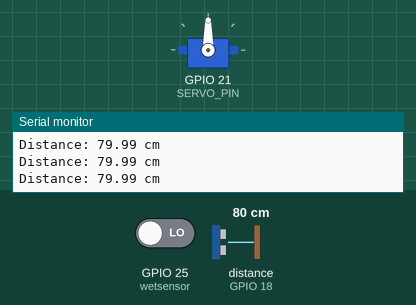
Simulated run of this sketch. Board: ESP32. Parts: servo, the last lines printed to the serial monitor. Wiring (inferred from the names in the program): ultrasonic range finder: trigger GPIO 19; echo GPIO 18. Inputs (shaded band) come from the test bench; at power-on: distance to the obstacle (sensor on GPIO 18) 80 cm, GPIO 25 (wetsensor) LOW. The echo pulse lasts 58.3 µs per cm.

Above: at 1.2 s.
1.3 s: distance to the obstacle (sensor on GPIO 18) set to 23 cm
4.3 s: distance to the obstacle (sensor on GPIO 18) set to 19 cm
At 7.1 s:
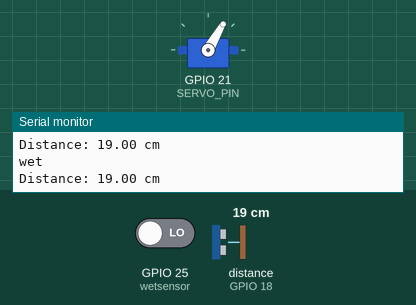
7.3 s: distance to the obstacle (sensor on GPIO 18) set to 35 cm
At 9.9 s:
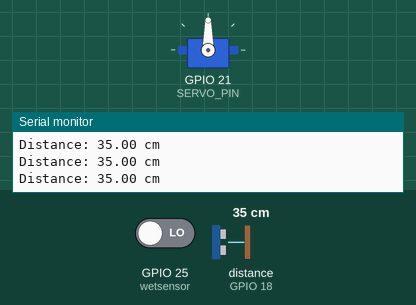
10.3 s: distance to the obstacle (sensor on GPIO 18) set to 2 cm
At 13.1 s:
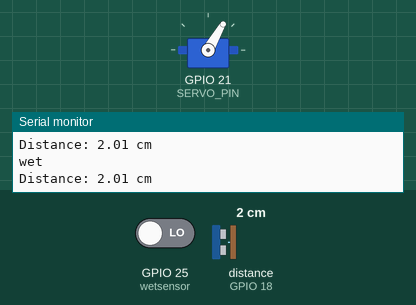
13.3 s: GPIO 25 (wetsensor) driven HIGH
At 15.1 s:
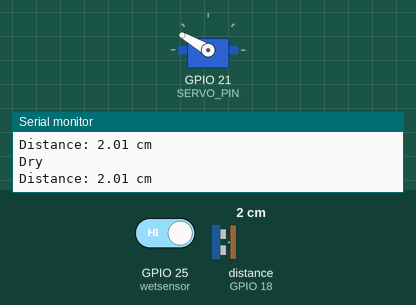
Timing chart, 0 to 16.6 s (numbered marks = the images above; inputs shaded):
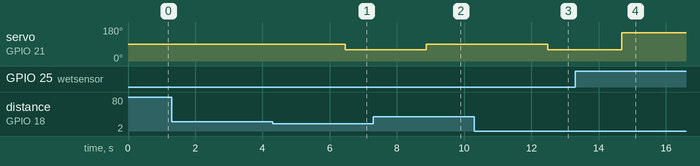

Measured:
- the behaviour switches between 21 and 20 cm on distance to the obstacle (sensor on GPIO 18) (found by bisection; images 0 and 1)
- after the input at 4.3 s, servo on GPIO 21 (SERVO_PIN): 90° → 60° after 2.2 s
- after the input at 7.3 s, servo on GPIO 21 (SERVO_PIN): 60° → 90° after 1.6 s
- after the input at 10.3 s, servo on GPIO 21 (SERVO_PIN): 90° → 60° after 2.2 s
- after the input at 13.3 s, servo on GPIO 21 (SERVO_PIN): 60° → 150° after 1.4 s

The sketch:

smart_garbage_collection_robot.ino
```cpp
#include <ESP32Servo.h>

#define TRIG_PIN 19
#define ECHO_PIN 18
#define SERVO_PIN 21
#define wetsensor 25

Servo myServo;

float distanceCM;

void setup() {
  Serial.begin(115200);

  pinMode(TRIG_PIN, OUTPUT);
  pinMode(ECHO_PIN, INPUT);
  pinMode(wetsensor, INPUT);

  myServo.setPeriodHertz(50);
  myServo.attach(SERVO_PIN, 500, 2400);

  myServo.write(90);
}

float getDistance() {
  digitalWrite(TRIG_PIN, LOW);
  delayMicroseconds(2);

  digitalWrite(TRIG_PIN, HIGH);
  delayMicroseconds(10);
  digitalWrite(TRIG_PIN, LOW);

  long duration = pulseIn(ECHO_PIN, HIGH);

  if (duration == 0)
    return -1;

  return duration * 0.0343 / 2.0;
}

void loop() {
  distanceCM = getDistance();

  Serial.print("Distance: ");
  Serial.print(distanceCM);
  Serial.println(" cm");

  if (distanceCM > 0 && distanceCM < 20) {
    delay(2000);

    if (digitalRead(wetsensor) == 0) {
      myServo.write(60);
      Serial.println("wet");
    } else {
      myServo.write(150);
      Serial.println("Dry");
    }
  } else {
    myServo.write(90);
  }

  delay(200);
}
```
